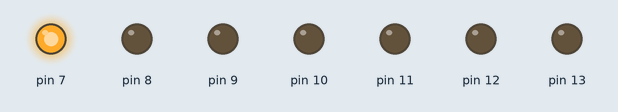
Simulated run of this sketch. Board: Arduino Uno, built with avr-gcc and run on an emulated ATmega328P. Parts: output pins drawn as LEDs (lit = HIGH).

Above: at 0.5 s.
At 2.5 s:
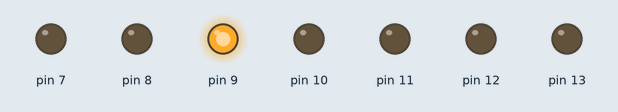
At 3.5 s:
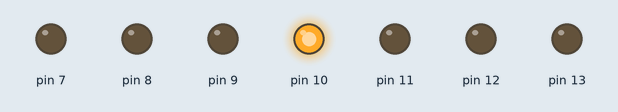
At 4.5 s:
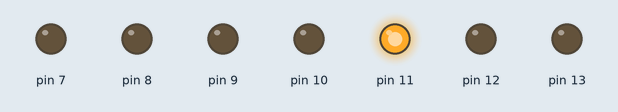
At 6.5 s:
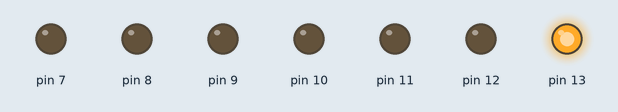
At 8.5 s:
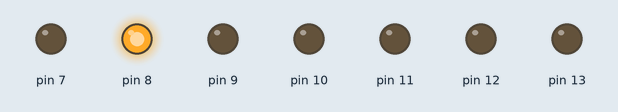
Timing chart, 0 to 9.1 s (numbered marks = the images above):
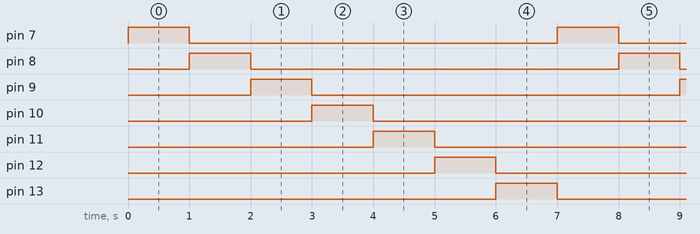

The sketch:

7leds.ino
```cpp
void setup() {
  pinMode(7, OUTPUT);
  pinMode(8, OUTPUT);
  pinMode(9, OUTPUT);
  pinMode(10, OUTPUT);
  pinMode(11, OUTPUT);
  pinMode(12, OUTPUT);
  pinMode(13, OUTPUT);

  digitalWrite(7, LOW);
  digitalWrite(8, LOW);
  digitalWrite(9, LOW);
  digitalWrite(10, LOW);
  digitalWrite(11, LOW);
  digitalWrite(12, LOW);
  digitalWrite(13, LOW);


}

void loop() {


  for(int i = 7; i<14;i++){
    digitalWrite(i,HIGH);
    delay(1000);
    digitalWrite(i,LOW);
  }
//  digitalWrite(7,HIGH);
//  delay(1000);
//  digitalWrite(7,LOW);
//
//  digitalWrite(8,HIGH);
//  delay(1000);
//  digitalWrite(8,LOW);
//
//  digitalWrite(9,HIGH);
//  delay(1000);
//  digitalWrite(9,LOW);
//
//  digitalWrite(10,HIGH);
//  delay(1000);
//  digitalWrite(10,LOW);
//
//  digitalWrite(11,HIGH);
//  delay(1000);
//  digitalWrite(11,LOW);
//
//  digitalWrite(12,HIGH);
//  delay(1000);
//  digitalWrite(12,LOW);
//
//  digitalWrite(13,HIGH);
//  delay(1000);
//  digitalWrite(13,LOW);
}
```

Measured:
- by itself, pin 7–13: alternates HIGH for 1.0 s and LOW for 6.0 s
- by itself, everything shown: repeats every 7.0 s, in 8 steps
